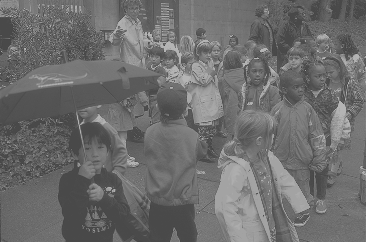
%> input picture ECE637/Lab4/kids.tif, 366 x 242 px
$ octave Sec3.m   (GNU Octave 9; MATLAB toolbox functions it lacks are replaced by stand-ins)
%> lines starting %> are read from the running program, lines starting %| are printed output that depends on the picture
%> further down, X is the input picture: size 242x366 uint8; min 70, max 180, mean 108.6
### ECE637/Lab4/stretch.m
function Xout = stretch(X, T1, T2)
%> called with T1 = 75, T2 = 180

sizeX = size(X);
%> sizeX = [242 366]
for i = 1 : sizeX(1)
    for j = 1 : sizeX(2)
        if (X(i,j) <= T1)
            Xout(i,j) = 0;
        else if (X(i,j) >= T2)
            Xout(i,j) = 255;
            else
                Xout(i,j) = round((255 / ( T2 - T1 )) * ( X(i,j) - T1 ));
            end
        end
    end
end
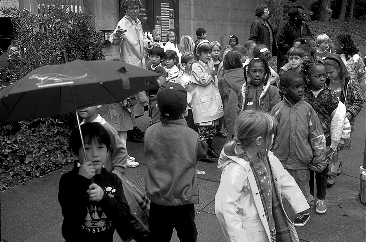
%> Xout: size 242x366 uint8; min 0, max 255, mean 82.1

end

### ECE637/Lab4/Sec3.m
clear all
clc
X = imread('kids.tif');
Xout = stretch(X,75,180);
figure(1)
image(Xout + 1);
axis('image');
graymap = [0:255; 0:255; 0:255]'/255;
colormap(graymap);
figure(2)
hist(Xout(:),[0:255])
title('histograms of stretched kids image');
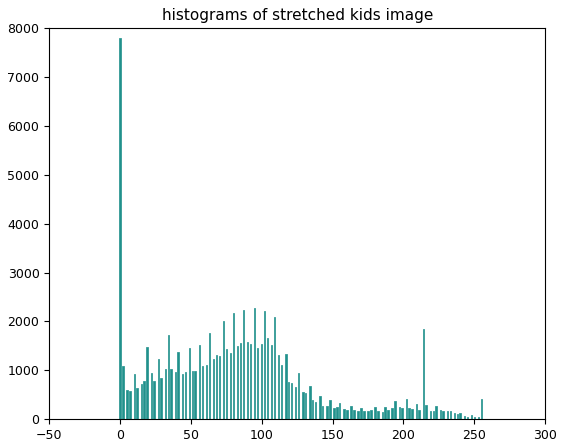
%> figure redrawn from the program's plot data; tallest bar 7804 high, from x = -0.5 to 0.5
